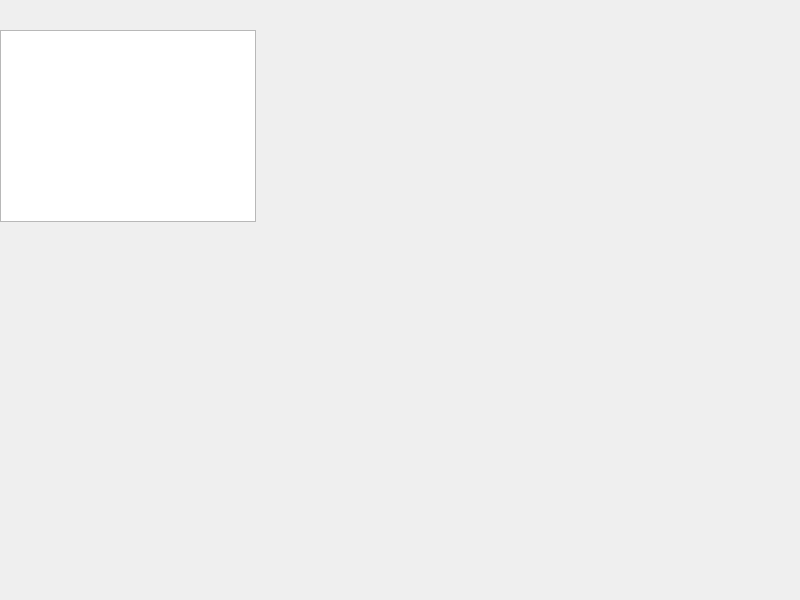
<?xml version="1.0" encoding="UTF-8"?>
<ui version="4.0">
 <class>form_tek_sost_ik</class>
 <widget class="QWidget" name="form_tek_sost_ik">
  <property name="geometry">
   <rect>
    <x>0</x>
    <y>0</y>
    <width>800</width>
    <height>600</height>
   </rect>
  </property>
  <property name="windowTitle">
   <string>Form</string>
  </property>
  <widget class="QColumnView" name="columnView">
   <property name="geometry">
    <rect>
     <x>0</x>
     <y>30</y>
     <width>256</width>
     <height>192</height>
    </rect>
   </property>
  </widget>
 </widget>
 <resources/>
 <connections/>
</ui>
